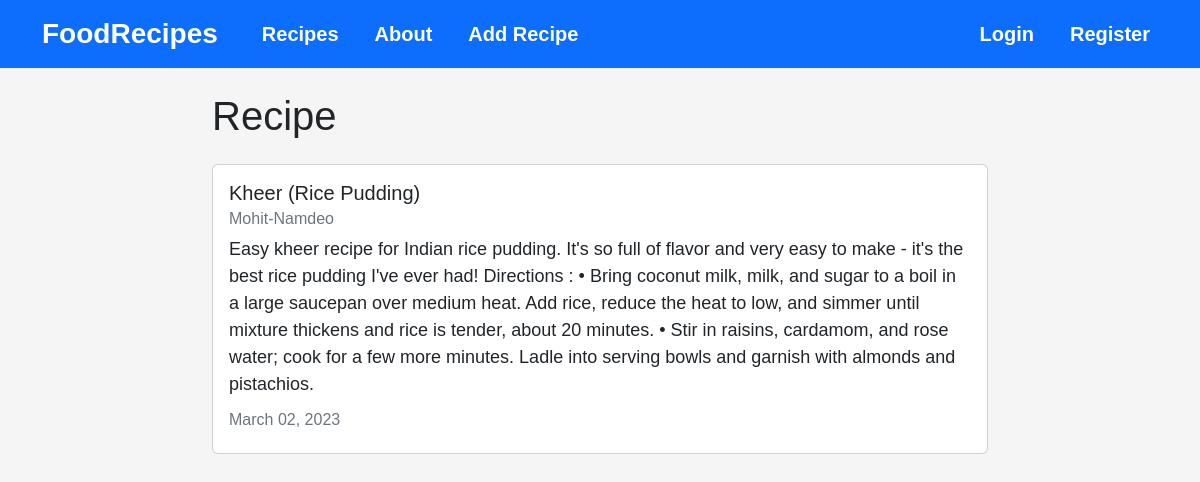
Page /recipe/11 on the committed database.
### recipes/models.py (models this page shows, shortened)
class Recipe(models.Model):
  title = models.CharField(max_length=100)
  description = models.TextField()
  author = models.ForeignKey(User, on_delete=models.CASCADE)
  created_at = models.DateTimeField(auto_now_add=True)
  updated_at = models.DateTimeField(auto_now=True)

### recipes/views.py (the view)
# urls.py: path('recipe/<int:pk>', views.RecipeDetailView.as_view(), name="recipes-detail"),
class RecipeDetailView(DetailView):
  model = models.Recipe

### recipes/templates/recipes/recipe_detail.html (shortened to what this page needs)
{% extends "recipes/base.html" %}
{% block content %}
<h1>Recipe</h1>
<div class="card my-4">
  <div class="card-body">
    <h5 class="card-title">{{ object.title }}</h5>
    <h6 class="card-subtitle mb-2 text-muted">{{ object.author }}</h6>
    <p class="card-text">{{ object.description }}</p>
    <h6 class="card-subtitle mb-2 text-muted">
      {{ object.updated_at|date:"F d, Y" }}
    </h6>
  </div>
</div>
{% endblock content %}

### recipes/templates/recipes/base.html (style rules this page uses)
body { font-family: Arial, Helvetica, sans-serif; font-size: 18px; line-height: 1.5; background-color: #f5f5f5; background-size: auto; }

### rows in the picture
Recipe: title "Kheer (Rice Pudding)", author "Mohit-Namdeo", description "Easy kheer recipe for Indian rice pudding. It's so full of flavor and very easy to make - it's the best rice pudding I've ever had! Directions : • Bring coconut milk, milk, and sugar to a boil in a large saucepan over medium heat. Add rice, reduce the heat to low, and simmer until mixture thickens and rice is tender, about 20 minutes. • Stir in raisins, cardamom, and rose water; cook for a few more minutes. Ladle into serving bowls and garnish with almonds and pistachios.", updated_at "March 02, 2023"
